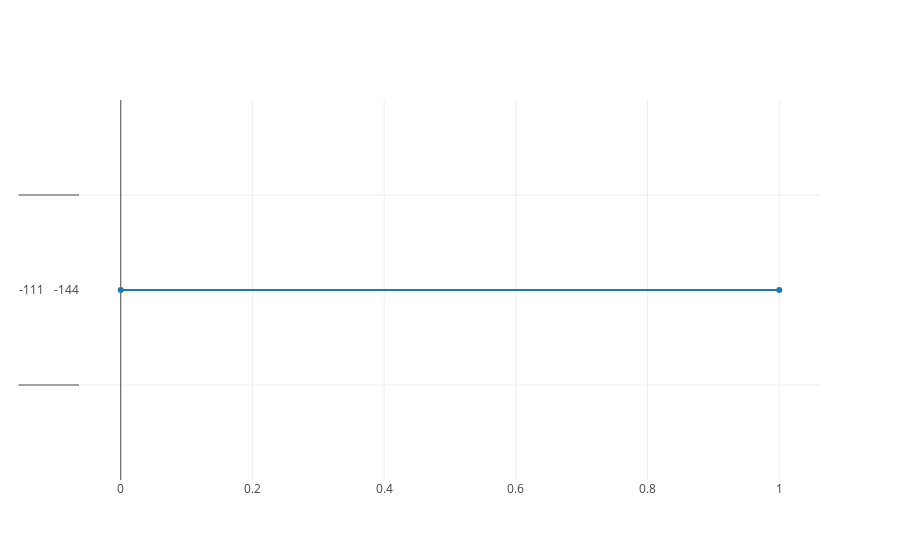

Notebook code for this chart:
### Code cell
import numpy as np
import matplotlib
%matplotlib inline

import plotly.graph_objs as go
import plotly

plotly.offline.init_notebook_mode(connected=True)
configure_plotly_browser_state()

trace = go.Scatter(
    x = list(range(1250)),
    y = data[:1250]
)

plot_data =[trace]

plotly.offline.iplot(plot_data)

### Figure 1 — Plotly figure (JSON) as saved in the notebook; plotly's stock layout.template omitted (floating-point values rounded to 4 significant figures; data arrays with more than 128 entries replaced by an {"elided": "..."} marker saying what was removed)
{"data": [{"y": {"elided": "1250x2 int values"}, "x": {"elided": "1250 int values"}, "type": "scatter", "uid": "f4f9f269-8f92-4e19-a56e-509d149b012b"}], "layout": {}}
